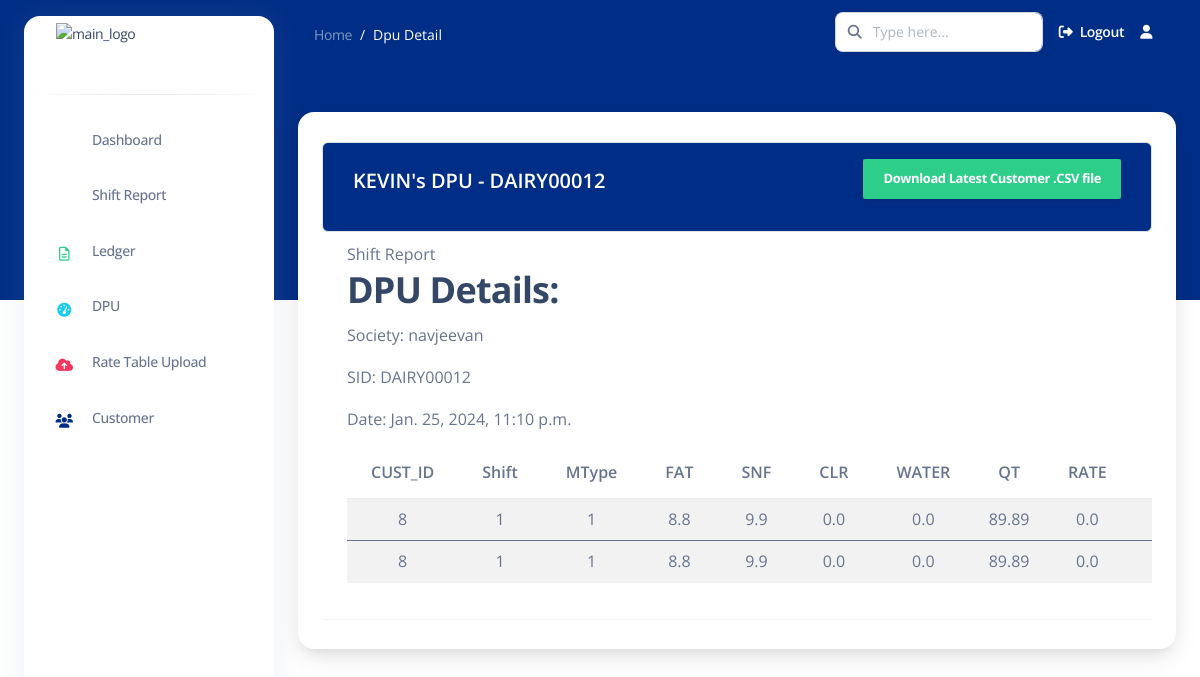
Screenshot of /dpudetails/DAIRY00012/ with the database file from the repository.
### apps/common/models.py (models this page shows, shortened)
class DPU(models.Model):
    user = models.ForeignKey(User, on_delete=models.CASCADE)
    location = models.CharField(max_length=255)
    st_id = models.CharField(max_length=50, unique=True, primary_key=True)  # Renamed from dpu_id to st_id
    society = models.CharField(max_length=255)
    mobile_number = models.CharField(max_length=15)
    owner = models.CharField(max_length=255)
    STATUS_CHOICES = [
        ('active', 'Active'),
        ('deactivated', 'Deactivated'),
    ]
    status = models.CharField(max_length=20, choices=STATUS_CHOICES, default='active')
    date = models.DateTimeField(auto_now_add=True)  # Automatically set on creation

class DREC(models.Model):
    REC_TYPE = models.CharField(max_length=255, default="", blank=True)
    SLIP_TYPE = models.IntegerField(null=True, default=None)
    ST_ID = models.ForeignKey(DPU, on_delete=models.CASCADE, related_name='drecs')  # Use ForeignKey instead of OneToOneField
    CUST_ID = models.IntegerField(null=True, default=None)
    TotalFileRecord = models.IntegerField(null=True, default=None)
    FlagEdited = models.CharField(max_length=255, default="", blank=True)
    MType = models.CharField(max_length=255,null=True, default=None)
    RecordingDate = models.DateField(null=True, default=None)
    SHIFT = models.CharField(max_length=255,null=True, default=None)
    FAT = models.FloatField(null=True, default=None)
    FAT_UNIT = models.CharField(max_length=255, default="", blank=True)
    SNF = models.FloatField(null=True, default=None)
    SNF_UNIT = models.CharField(max_length=255, default="", blank=True)
    CLR = models.FloatField(null=True, default=None)
    CLR_UNIT = models.CharField(max_length=255, default="", blank=True)
    WATER = models.FloatField(null=True, default=None)
    WATER_UNIT = models.CharField(max_length=255, default="", blank=True)
    QT = models.FloatField(null=True, default=None)
    QT_UNIT = models.CharField(max_length=255, default="", blank=True)
    RATE = models.FloatField(null=True, default=None)
    Amount = models.FloatField(null=True, default=None)
    CAmount = models.FloatField(null=True, default=None)
    CSR_NO = models.IntegerField(null=True, default=None)
    CREV = models.IntegerField(null=True, default=None)
    END_TAG = models.CharField(max_length=255, default="", blank=True)
    dpuid = models.CharField(max_length=255, default="", blank=True)

### apps/common/views.py (the view)
# urls.py: path('dpudetails/<str:dpuid>/', dpudetails, name='dpudetails'),
def dpudetails(request, dpuid):
    dpu = get_object_or_404(DPU, st_id=dpuid)
    drecs = dpu.drecs.all()  # Use the correct related name
    context = {
        'dpu': dpu,
        'drecs': drecs,
    }
    return render(request, 'common/dpudetails.html', context)

### templates/common/dpudetails.html (shortened to what this page needs)
{% extends 'base2.html' %}
{% load static %}
{% load crispy_forms_tags %}
{% block content %}
<nav class="navbar navbar-main navbar-expand-lg px-0 mx-4 shadow-none border-radius-xl " id="navbarBlur"
    data-scroll="false">
    <div class="container-fluid py-1 px-3">
        <nav aria-label="breadcrumb">
            <ol class="breadcrumb bg-transparent mb-0 pb-0 pt-1 px-0 me-sm-6 me-5">
                <li class="breadcrumb-item text-sm"><a class="opacity-5 text-white" href="javascript:;">Home</a>
                </li>
                <li class="breadcrumb-item text-sm text-white active" aria-current="page">Dpu Detail</li>
            </ol>
        </nav>
        <div class="collapse navbar-collapse mt-sm-0 mt-2 me-md-0 me-sm-4" id="navbar">
            <div class="ms-md-auto pe-md-3 d-flex align-items-center">
                <div class="input-group">
                    <span class="input-group-text text-body"><i class="fas fa-search" aria-hidden="true"></i></span>
                    <input type="text" class="form-control" placeholder="Type here...">
                </div>
            </div>
            <ul class="navbar-nav  justify-content-end">
                <li class="nav-item d-flex align-items-center">
                    <a href="{% url 'logout' %}" class="nav-link text-white font-weight-bold px-0">
                        <i class="fa fa-sign-out me-sm-1"></i>
                        <span class="d-sm-inline d-none">Logout</span>
                    </a>
                </li>
                <li class="nav-item dropdown pe-2 px-3 d-flex align-items-center">
                    <a href="javascript:;" class="nav-link text-white p-0" id="dropdownMenuButton"
                        data-bs-toggle="dropdown" aria-expanded="false">
                        <i class="fa fa-user cursor-pointer"></i>
                    </a>
                </li>
            </ul>
        </div>
    </div>
</nav>
<div class="container-fluid mt-5">
    <div class="card o-hidden border-0 shadow-lg mt-5">
        <div class="container">
            <div class="table-wrapper table-responsive">
                <div class="table-title border rounded">
                    <div class="row">
                        <div class="col-sm-6">
                            <h5 class="text-white mt-2">{{ dpu.user.username }}'s DPU - {{ dpu.st_id }}</h5>
                        </div>
                        <div class="col-md-6">
                        <form method="post" action="{% url 'download_latest_csv' st_id=dpu.st_id %}">
                            <input type="submit" class="btn btn-success" value="Download Latest Customer .CSV file">
                          </form>
                        </div>
                    </div>
                </div>
                <table class="table table-striped table-hover rounded table-responsive">
                    <thead>
                        <h2>DPU Details:</h2>
                        <p>Society: {{ dpu.society }}</p>
                        <p>SID: {{ dpu.st_id }}</p>
                        <p>Date: {{ dpu.date }}</p>
                        <tr>
                            <th>CUST_ID </th>
                            <th>Shift</th>
                            <th>MType</th>
                            <th>FAT</th>
                            <th>SNF</th>
                            <th>CLR</th>
                            <th>WATER</th>
                            <th>QT</th>
                            <th>RATE</th>
                            <th>Amount</th>
                        </tr>
                    </thead>
                    {% for drec in drecs %}
                    <tbody>
                        <tr class="align-items-center text-align-center rounded">
                            <td>{{ drec.CUST_ID }}</td>
                            <td>{{ drec.SHIFT }}</td>
                            <td>{{ drec.MType }}</td>
                            <td>{{ drec.FAT }}</td>
                            <td>{{ drec.SNF }}</td>
                            <td>{{ drec.CLR }}</td>
                            <td>{{ drec.WATER }}</td>
                            <td>{{ drec.QT }}</td>
                            <td>{{ drec.RATE }}</td>
                            <td>{{ drec.Amount }}</td>
                        </tr>
                    </tbody>
                    {% endfor %}
                </table>
            </div>
        </div>
    </div>
</div>
{% endblock content %}

### templates/common/dpudetails.html (style rules this page uses)
.table-wrapper { background: #fff; padding: 20px 25px; margin: 30px 0; border-radius: 3px; box-shadow: 0 1px 1px rgba(0, 0, 0, .05); }
.table-title { padding-bottom: 1px; background: #002d86; color: #fff !important; padding: 16px 30px; margin: -20px -25px 10px; border-radius: 3px 3px 0 0; }
.table-title .btn { color: #fff; float: right; font-size: 13px; border: none; min-width: 50px; border-radius: 2px; border: none; outline: none !important; margin-left: 10px; }
tr { text-align: center; }
td { padding: 1px; text-align: center; }

### rows the page displays
DPU: user.username "KEVIN", st_id "DAIRY00012", society "navjeevan", date "Jan. 25, 2024, 11:10 p.m."
DREC: CUST_ID "8", SHIFT "1", MType "1", FAT "8.8", SNF "9.9", CLR "0.0", WATER "0.0", QT "89.89", RATE "0.0"
DREC: CUST_ID "8", SHIFT "1", MType "1", FAT "8.8", SNF "9.9", CLR "0.0", WATER "0.0", QT "89.89", RATE "0.0"
